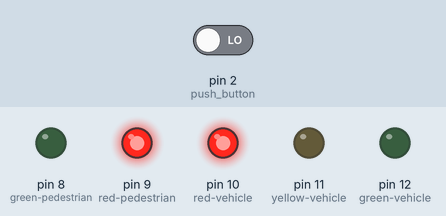
Recording of a sketch running on a simulated Arduino Uno, built with avr-gcc and run on an emulated ATmega328P. Parts: output pins drawn as LEDs (lit = HIGH). The inputs (shaded band) are chosen by the test bench; at power-on: pin 2 (push_button) LOW.

Above: at 4.2 s.
4.3 s: pin 2 (push_button) driven LOW
5.8 s: pin 2 (push_button) driven HIGH
At 6.2 s:
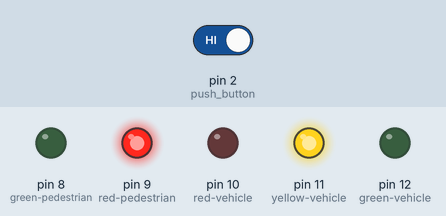
At 9.7 s:
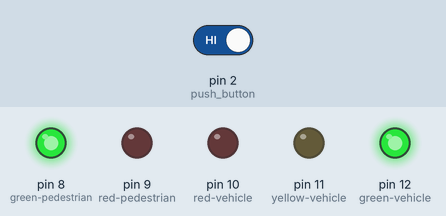
Timing chart, 0 to 16.3 s (numbered marks = the images above; inputs shaded):
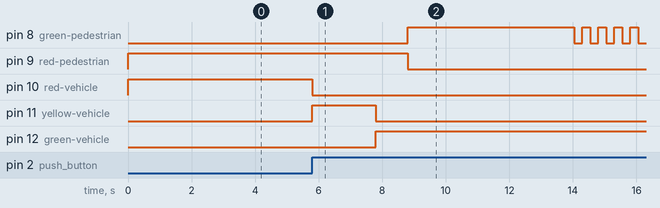

The sketch:

traffic_light.ino
```cpp
int crossTime = 5000; // time to cross for pedestrians
unsigned long changeTime; // time after push button is pressed

void setup(){
    // set input and output pin
    pinMode(2, INPUT); // push button
    pinMode(12, OUTPUT); // green-vehicle
    pinMode(11, OUTPUT); // yellow-vehicle
    pinMode(10, OUTPUT); // red-vehicle
    pinMode(9, OUTPUT); // red-pedestrian
    pinMode(8, OUTPUT); // green-pedestrian

    digitalWrite(10, HIGH);
    digitalWrite(9, HIGH);
}

void loop(){
  int state = digitalRead(2);
  if(state == HIGH && (millis() - changeTime) > 5000){
    changeLights();
  }
}

void changeLights(){
  digitalWrite(10, LOW);
  digitalWrite(11, HIGH);
  delay(2000);

  digitalWrite(11, LOW);
  digitalWrite(12, HIGH);
  delay(1000);

  digitalWrite(9, LOW);
  digitalWrite(8, HIGH);

  delay(crossTime);

  for(int i=0; i<10; i++){
    digitalWrite(8, HIGH);
    delay(250);
    digitalWrite(8, LOW);
    delay(250);
  }

  digitalWrite(9, HIGH);
  delay(500);

  digitalWrite(12, LOW);
  digitalWrite(11, HIGH);
  delay(1000);
  digitalWrite(11, LOW);
  digitalWrite(10, HIGH);

  changeTime = millis();
}
```

Measured:
- after the input at 4.3 s, every drawn part: stays the same
- after the input at 5.8 s, pin 8 (green-pedestrian): LOW → HIGH after 3.0 s, then repeats every 0.50 s: LOW 0.25 s, HIGH 0.25 s; pin 9 (red-pedestrian): HIGH → LOW after 3.0 s; pin 10 (red-vehicle): HIGH → LOW at once; pin 11 (yellow-vehicle): LOW → HIGH at once, → LOW 2.0 s later; pin 12 (green-vehicle): LOW → HIGH after 2.0 s
